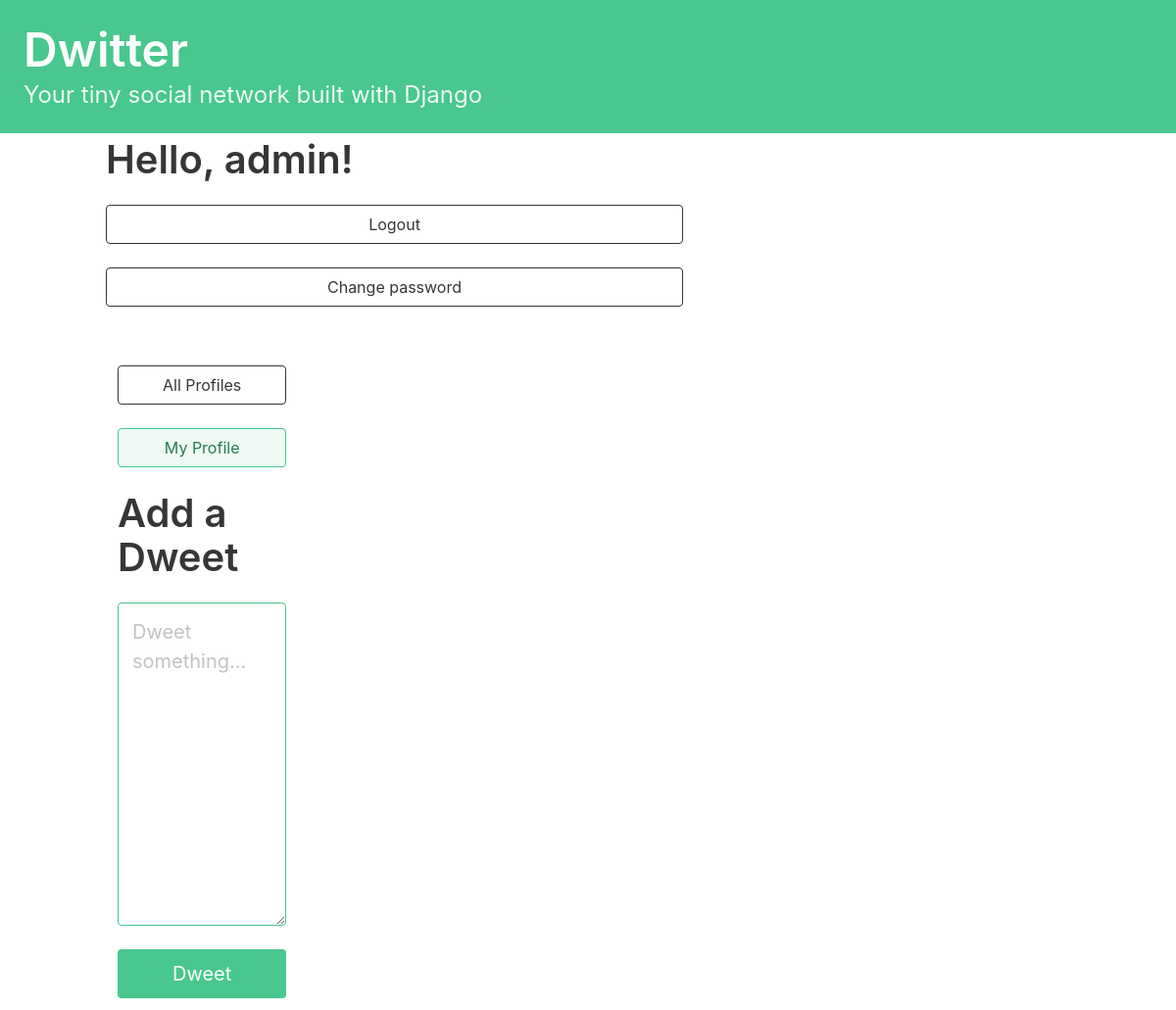
Before: / (signed in) with the older database file.
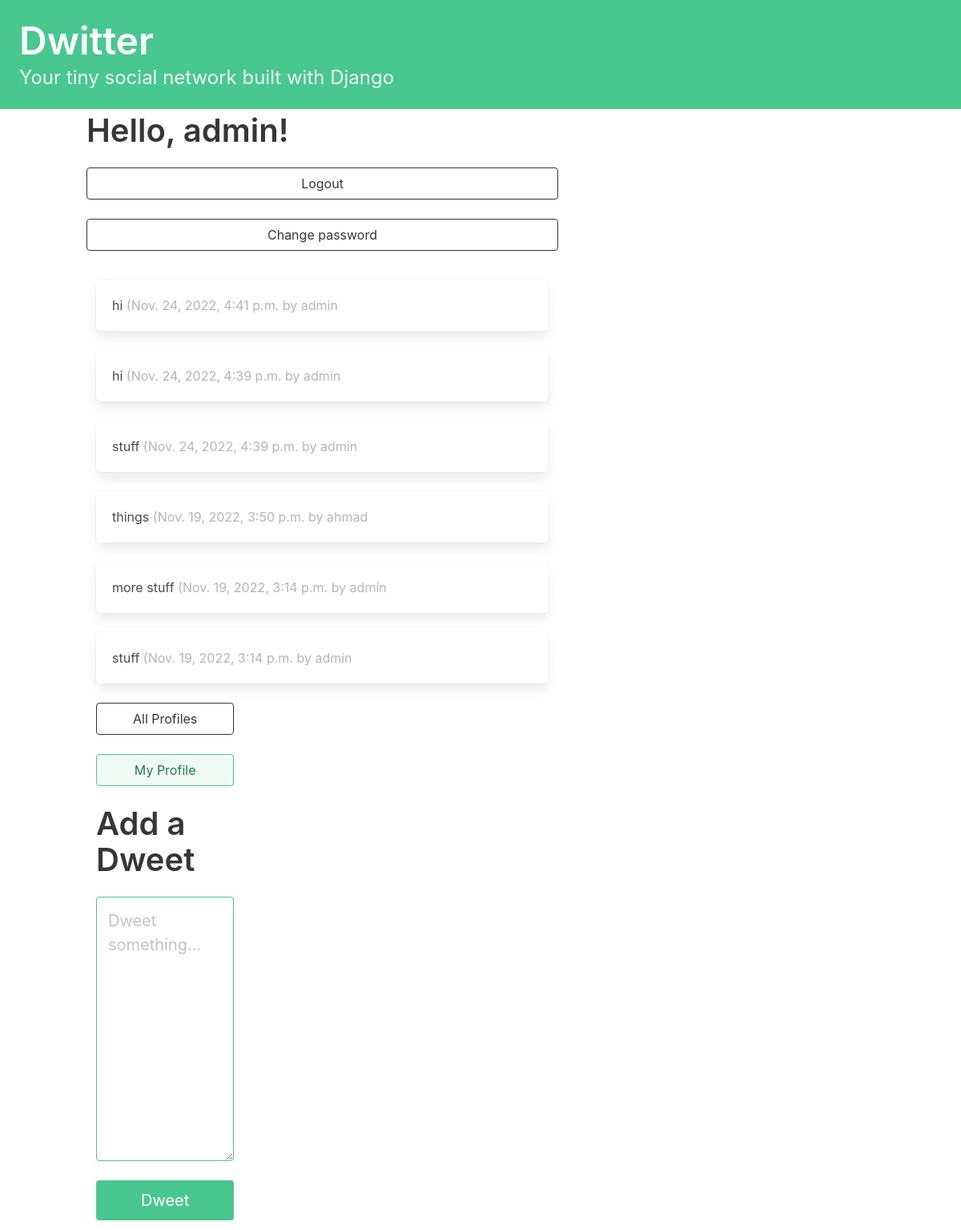
After: the same page with the newer database file.
### dwitter/models.py (models this page shows, shortened)
class Dweet(models.Model):
    user = models.ForeignKey(User, related_name="dweets", on_delete=models.DO_NOTHING)
    body = models.CharField(max_length=140)
    created_at = models.DateTimeField(auto_now_add=True)

### dwitter/views.py (the view)
# urls.py: path("", dashboard, name="dashboard"),
def dashboard(request):
    if request.user.is_authenticated:
        form = DweetForm(request.POST or None)
        if request.method == "POST":
            if form.is_valid():
                dweet = form.save(commit=False)
                dweet.user = request.user
                dweet.save()
                return redirect("dwitter:dashboard")
        followed_dweets = Dweet.objects.filter(user__profile__in=request.user.profile.follows.all()).order_by("-created_at")
        return render(request, "dwitter/dashboard.html", {"form": form, "dweets": followed_dweets})
    else:
        return render(request, "dwitter/dashboard.html")

### dwitter/forms.py
class DweetForm(forms.ModelForm):
    body = forms.CharField(required=True, widget=forms.widgets.Textarea(
        attrs={"placeholder": "Dweet something...", "class": "textarea is-success is-medium", }), label="", )
    class Meta:
        model = Dweet
        exclude = ("user",)

### dwitter/templates/dwitter/dashboard.html (shortened to what this page needs)
{% extends 'base.html' %}
{% block content %}
    <div>
    <h1 class="title is-2">Hello, {{ user.username|default:'Guest' }}!</h1>
        {% if user.is_authenticated %}
            <div class="block">
                    <a href="{% url 'dwitter:logout' %}">
                        <button class="button is-dark is-outlined is-fullwidth">
                            Logout
                        </button>
                    </a>
            </div>
            <div class="block">
                    <a href="{% url 'dwitter:password_change' %}">
                        <button class="button is-dark is-outlined is-fullwidth">
                            Change password
                        </button>
                    </a>
            </div>
            <div class="column">
                {% for dweet in dweets %}
                    <div class="box">
                        {{ dweet.body }}
                        <span class="is-small has-text-grey-light">
({{ dweet.created_at }} by {{ dweet.user.username }}
</span>
                    </div>
                {% endfor %}
            </div>
            <div class="column is-one-third">
                <div class="block">
                    <a href="{% url 'dwitter:profile_list' %} ">
                        <button class="button is-dark is-outlined is-fullwidth">
                            All Profiles
                        </button>
                    </a>
                </div>
                <div class="block">
                    <a href="{% url 'dwitter:profile' request.user.profile.id %} ">
                        <button class="button is-success is-light is-outlined is-fullwidth">
                            My Profile
                        </button>
                    </a>
                </div>
                <div class="block">
                    <div class="block">
                        <h2 class="title is-2">Add a Dweet</h2>
                    </div>
                    <div class="block">
                        <form method="post">
                            {{ form.as_p }}
                            <button class="button is-success is-fullwidth is-medium mt-5"
                                    type="submit">Dweet
                            </button>
                        </form>
                    </div>
                </div>
            </div>
        {% endif %}
    </div>
{% endblock content %}

### dwitter/templates/base.html (shortened to what this page needs)
<!DOCTYPE html>
<html lang="en">
<head>
    <link rel="stylesheet"
          href="https://cdn.jsdelivr.net/npm/bulma@0.9.3/css/bulma.min.css">
</head>
<body>
<section class="hero is-small is-success mb-4">
    <div class="hero-body">
        <h1 class="title is-1">Dwitter</h1>
        <p class="subtitle is-4">
            Your tiny social network built with Django
        </p>
    </div>
</section>
<div class="container">
    <div class="columns">
        {% block content %}
        {% endblock content %}
    </div>
</div>
</body>
</html>

Changed rows visible on the page:
added Dweet: body "hi", created_at "Nov. 24, 2022, 4:41 p.m.", user.username "admin"
added Dweet: body "hi", created_at "Nov. 24, 2022, 4:39 p.m.", user.username "admin"
added Dweet: body "stuff", created_at "Nov. 24, 2022, 4:39 p.m.", user.username "admin"
added Dweet: body "things", created_at "Nov. 19, 2022, 3:50 p.m.", user.username "ahmad"
now on this page (row unchanged): Dweet: body "more stuff", created_at "Nov. 19, 2022, 3:14 p.m.", user.username "admin"
now on this page (row unchanged): Dweet: body "stuff", created_at "Nov. 19, 2022, 3:14 p.m.", user.username "admin"
